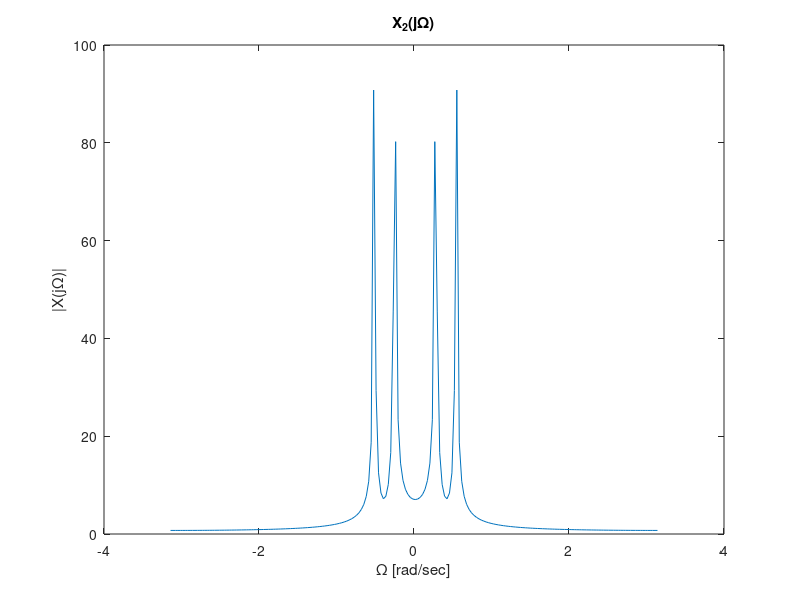

Reproduce this figure in MATLAB.
t = linspace(-100,100,200);
x1 = sinc(t./6);
w = linspace(-pi,pi,200);
x2 = cos(pi.*t./12)+sin(pi.*t./6);
fft_x1= fftshift(fft(x1));
fft_x2= fftshift(fft(x2));


figure;
plot(w,abs(fft_x2));
title('X_2(j\Omega)');
ylabel('|X(j\Omega)|');
xlabel('\Omega [rad/sec]');
